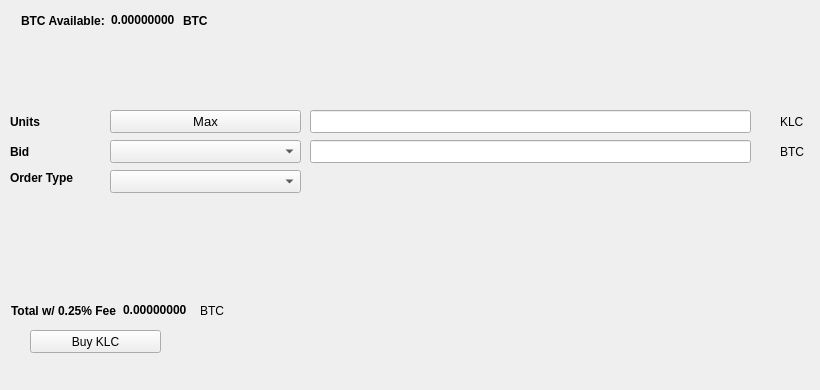
   <widget class="QWidget" name="BuyTab">
    <attribute name="title">
     <string>Buy</string>
    </attribute>
    <widget class="QPushButton" name="BuyKLC">
     <property name="geometry">
      <rect>
       <x>30</x>
       <y>330</y>
       <width>131</width>
       <height>23</height>
      </rect>
     </property>
     <property name="text">
      <string>Buy KLC</string>
     </property>
     <property name="icon">
      <iconset resource="../kalkicoin.qrc">
       <normaloff>:/icons/bitcoin</normaloff>:/icons/bitcoin</iconset>
     </property>
    </widget>
    <widget class="QLabel" name="label_3">
     <property name="geometry">
      <rect>
       <x>10</x>
       <y>110</y>
       <width>46</width>
       <height>23</height>
      </rect>
     </property>
     <property name="font">
      <font>
       <weight>75</weight>
       <bold>true</bold>
      </font>
     </property>
     <property name="text">
      <string>Units</string>
     </property>
    </widget>
    <widget class="QLineEdit" name="UnitsInput">
     <property name="geometry">
      <rect>
       <x>310</x>
       <y>110</y>
       <width>441</width>
       <height>23</height>
      </rect>
     </property>
     <property name="font">
      <font>
       <pointsize>9</pointsize>
       <weight>75</weight>
       <bold>true</bold>
      </font>
     </property>
    </widget>
    <widget class="QLineEdit" name="BuyBidPriceEdit">
     <property name="geometry">
      <rect>
       <x>310</x>
       <y>140</y>
       <width>441</width>
       <height>23</height>
      </rect>
     </property>
     <property name="font">
      <font>
       <pointsize>9</pointsize>
       <weight>75</weight>
       <bold>true</bold>
      </font>
     </property>
    </widget>
    <widget class="QLabel" name="label_4">
     <property name="geometry">
      <rect>
       <x>780</x>
       <y>110</y>
       <width>31</width>
       <height>23</height>
      </rect>
     </property>
     <property name="text">
      <string>KLC</string>
     </property>
    </widget>
    <widget class="QLabel" name="label_5">
     <property name="geometry">
      <rect>
       <x>780</x>
       <y>140</y>
       <width>31</width>
       <height>23</height>
      </rect>
     </property>
     <property name="text">
      <string>BTC</string>
     </property>
    </widget>
    <widget class="QLabel" name="label_6">
     <property name="geometry">
      <rect>
       <x>10</x>
       <y>140</y>
       <width>46</width>
       <height>23</height>
      </rect>
     </property>
     <property name="font">
      <font>
       <weight>75</weight>
       <bold>true</bold>
      </font>
     </property>
     <property name="text">
      <string>Bid</string>
     </property>
    </widget>
    <widget class="QLabel" name="label_7">
     <property name="geometry">
      <rect>
       <x>10</x>
       <y>170</y>
       <width>91</width>
       <height>16</height>
      </rect>
     </property>
     <property name="font">
      <font>
       <weight>75</weight>
       <bold>true</bold>
      </font>
     </property>
     <property name="text">
      <string>Order Type</string>
     </property>
    </widget>
    <widget class="QPushButton" name="Buy_Max_Amount">
     <property name="geometry">
      <rect>
       <x>110</x>
       <y>110</y>
       <width>191</width>
       <height>23</height>
      </rect>
     </property>
     <property name="font">
      <font>
       <pointsize>10</pointsize>
      </font>
     </property>
     <property name="text">
      <string>Max</string>
     </property>
    </widget>
    <widget class="QComboBox" name="BuyBidcomboBox">
     <property name="geometry">
      <rect>
       <x>110</x>
       <y>140</y>
       <width>191</width>
       <height>23</height>
      </rect>
     </property>
     <property name="font">
      <font>
       <pointsize>10</pointsize>
      </font>
     </property>
    </widget>
    <widget class="QComboBox" name="buyOrdertypeCombo">
     <property name="geometry">
      <rect>
       <x>110</x>
       <y>170</y>
       <width>191</width>
       <height>23</height>
      </rect>
     </property>
     <property name="font">
      <font>
       <pointsize>10</pointsize>
      </font>
     </property>
    </widget>
    <widget class="QWidget" name="layoutWidget1">
     <property name="geometry">
      <rect>
       <x>21</x>
       <y>11</y>
       <width>227</width>
       <height>19</height>
      </rect>
     </property>
     <layout class="QHBoxLayout" name="horizontalLayout_3">
      <item>
       <widget class="QLabel" name="label232">
        <property name="font">
         <font>
          <weight>75</weight>
          <bold>true</bold>
         </font>
        </property>
        <property name="text">
         <string>BTC Available:</string>
        </property>
       </widget>
      </item>
      <item>
       <widget class="QLabel" name="BtcAvailableLbl">
        <property name="palette">
         <palette>
          <active>
           <colorrole role="WindowText">
            <brush brushstyle="SolidPattern">
             <color alpha="255">
              <red>0</red>
              <green>0</green>
              <blue>0</blue>
             </color>
            </brush>
           </colorrole>
           <colorrole role="Button">
            <brush brushstyle="SolidPattern">
             <color alpha="255">
              <red>0</red>
              <green>170</green>
              <blue>0</blue>
             </color>
            </brush>
           </colorrole>
           <colorrole role="Light">
            <brush brushstyle="SolidPattern">
             <color alpha="255">
              <red>0</red>
              <green>255</green>
              <blue>0</blue>
             </color>
            </brush>
           </colorrole>
           <colorrole role="Midlight">
            <brush brushstyle="SolidPattern">
             <color alpha="255">
              <red>0</red>
              <green>212</green>
              <blue>0</blue>
             </color>
            </brush>
           </colorrole>
           <colorrole role="Dark">
            <brush brushstyle="SolidPattern">
             <color alpha="255">
              <red>0</red>
              <green>85</green>
              <blue>0</blue>
             </color>
            </brush>
           </colorrole>
           <colorrole role="Mid">
            <brush brushstyle="SolidPattern">
             <color alpha="255">
              <red>0</red>
              <green>113</green>
              <blue>0</blue>
             </color>
            </brush>
           </colorrole>
           <colorrole role="Text">
            <brush brushstyle="SolidPattern">
             <color alpha="255">
              <red>0</red>
              <green>170</green>
              <blue>0</blue>
             </color>
            </brush>
           </colorrole>
           <colorrole role="BrightText">
            <brush brushstyle="SolidPattern">
             <color alpha="255">
              <red>255</red>
              <green>255</green>
              <blue>255</blue>
             </color>
            </brush>
           </colorrole>
           <colorrole role="ButtonText">
            <brush brushstyle="SolidPattern">
             <color alpha="255">
              <red>0</red>
              <green>0</green>
              <blue>0</blue>
             </color>
            </brush>
           </colorrole>
           <colorrole role="Base">
            <brush brushstyle="SolidPattern">
             <color alpha="255">
              <red>255</red>
              <green>255</green>
              <blue>255</blue>
             </color>
            </brush>
           </colorrole>
           <colorrole role="Window">
            <brush brushstyle="SolidPattern">
             <color alpha="255">
              <red>0</red>
              <green>170</green>
              <blue>0</blue>
             </color>
            </brush>
           </colorrole>
           <colorrole role="Shadow">
            <brush brushstyle="SolidPattern">
             <color alpha="255">
              <red>0</red>
              <green>0</green>
              <blue>0</blue>
             </color>
            </brush>
           </colorrole>
           <colorrole role="AlternateBase">
            <brush brushstyle="SolidPattern">
             <color alpha="255">
              <red>127</red>
              <green>212</green>
              <blue>127</blue>
             </color>
            </brush>
           </colorrole>
           <colorrole role="ToolTipBase">
            <brush brushstyle="SolidPattern">
             <color alpha="255">
              <red>255</red>
              <green>255</green>
              <blue>220</blue>
             </color>
            </brush>
           </colorrole>
           <colorrole role="ToolTipText">
            <brush brushstyle="SolidPattern">
             <color alpha="255">
              <red>0</red>
              <green>0</green>
              <blue>0</blue>
             </color>
            </brush>
           </colorrole>
          </active>
          <inactive>
           <colorrole role="WindowText">
            <brush brushstyle="SolidPattern">
             <color alpha="255">
              <red>0</red>
              <green>0</green>
              <blue>0</blue>
             </color>
            </brush>
           </colorrole>
           <colorrole role="Button">
            <brush brushstyle="SolidPattern">
             <color alpha="255">
              <red>0</red>
              <green>170</green>
              <blue>0</blue>
             </color>
            </brush>
           </colorrole>
           <colorrole role="Light">
            <brush brushstyle="SolidPattern">
             <color alpha="255">
              <red>0</red>
              <green>255</green>
              <blue>0</blue>
             </color>
            </brush>
           </colorrole>
           <colorrole role="Midlight">
            <brush brushstyle="SolidPattern">
             <color alpha="255">
              <red>0</red>
              <green>212</green>
              <blue>0</blue>
             </color>
            </brush>
           </colorrole>
           <colorrole role="Dark">
            <brush brushstyle="SolidPattern">
             <color alpha="255">
              <red>0</red>
              <green>85</green>
              <blue>0</blue>
             </color>
            </brush>
           </colorrole>
           <colorrole role="Mid">
            <brush brushstyle="SolidPattern">
             <color alpha="255">
              <red>0</red>
              <green>113</green>
              <blue>0</blue>
             </color>
            </brush>
           </colorrole>
           <colorrole role="Text">
            <brush brushstyle="SolidPattern">
             <color alpha="255">
              <red>0</red>
              <green>170</green>
              <blue>0</blue>
             </color>
            </brush>
           </colorrole>
           <colorrole role="BrightText">
            <brush brushstyle="SolidPattern">
             <color alpha="255">
              <red>255</red>
              <green>255</green>
              <blue>255</blue>
             </color>
            </brush>
           </colorrole>
           <colorrole role="ButtonText">
            <brush brushstyle="SolidPattern">
             <color alpha="255">
              <red>0</red>
              <green>0</green>
              <blue>0</blue>
             </color>
            </brush>
           </colorrole>
           <colorrole role="Base">
            <brush brushstyle="SolidPattern">
             <color alpha="255">
              <red>255</red>
              <green>255</green>
              <blue>255</blue>
             </color>
            </brush>
           </colorrole>
           <colorrole role="Window">
            <brush brushstyle="SolidPattern">
             <color alpha="255">
              <red>0</red>
              <green>170</green>
              <blue>0</blue>
             </color>
            </brush>
           </colorrole>
           <colorrole role="Shadow">
            <brush brushstyle="SolidPattern">
             <color alpha="255">
              <red>0</red>
              <green>0</green>
              <blue>0</blue>
             </color>
            </brush>
           </colorrole>
           <colorrole role="AlternateBase">
            <brush brushstyle="SolidPattern">
             <color alpha="255">
              <red>127</red>
              <green>212</green>
              <blue>127</blue>
             </color>
            </brush>
           </colorrole>
           <colorrole role="ToolTipBase">
            <brush brushstyle="SolidPattern">
             <color alpha="255">
              <red>255</red>
              <green>255</green>
              <blue>220</blue>
             </color>
            </brush>
           </colorrole>
           <colorrole role="ToolTipText">
            <brush brushstyle="SolidPattern">
             <color alpha="255">
              <red>0</red>
              <green>0</green>
              <blue>0</blue>
             </color>
            </brush>
           </colorrole>
          </inactive>
          <disabled>
           <colorrole role="WindowText">
            <brush brushstyle="SolidPattern">
             <color alpha="255">
              <red>0</red>
              <green>85</green>
              <blue>0</blue>
             </color>
            </brush>
           </colorrole>
           <colorrole role="Button">
            <brush brushstyle="SolidPattern">
             <color alpha="255">
              <red>0</red>
              <green>170</green>
              <blue>0</blue>
             </color>
            </brush>
           </colorrole>
           <colorrole role="Light">
            <brush brushstyle="SolidPattern">
             <color alpha="255">
              <red>0</red>
              <green>255</green>
              <blue>0</blue>
             </color>
            </brush>
           </colorrole>
           <colorrole role="Midlight">
            <brush brushstyle="SolidPattern">
             <color alpha="255">
              <red>0</red>
              <green>212</green>
              <blue>0</blue>
             </color>
            </brush>
           </colorrole>
           <colorrole role="Dark">
            <brush brushstyle="SolidPattern">
             <color alpha="255">
              <red>0</red>
              <green>85</green>
              <blue>0</blue>
             </color>
            </brush>
           </colorrole>
           <colorrole role="Mid">
            <brush brushstyle="SolidPattern">
             <color alpha="255">
              <red>0</red>
              <green>113</green>
              <blue>0</blue>
             </color>
            </brush>
           </colorrole>
           <colorrole role="Text">
            <brush brushstyle="SolidPattern">
             <color alpha="255">
              <red>0</red>
              <green>85</green>
              <blue>0</blue>
             </color>
            </brush>
           </colorrole>
           <colorrole role="BrightText">
            <brush brushstyle="SolidPattern">
             <color alpha="255">
              <red>255</red>
              <green>255</green>
              <blue>255</blue>
             </color>
            </brush>
           </colorrole>
           <colorrole role="ButtonText">
            <brush brushstyle="SolidPattern">
             <color alpha="255">
              <red>0</red>
              <green>85</green>
              <blue>0</blue>
             </color>
            </brush>
           </colorrole>
           <colorrole role="Base">
            <brush brushstyle="SolidPattern">
             <color alpha="255">
              <red>0</red>
              <green>170</green>
              <blue>0</blue>
             </color>
            </brush>
           </colorrole>
           <colorrole role="Window">
            <brush brushstyle="SolidPattern">
             <color alpha="255">
              <red>0</red>
              <green>170</green>
              <blue>0</blue>
             </color>
            </brush>
           </colorrole>
           <colorrole role="Shadow">
            <brush brushstyle="SolidPattern">
             <color alpha="255">
              <red>0</red>
              <green>0</green>
              <blue>0</blue>
             </color>
            </brush>
           </colorrole>
           <colorrole role="AlternateBase">
            <brush brushstyle="SolidPattern">
             <color alpha="255">
              <red>0</red>
              <green>170</green>
              <blue>0</blue>
             </color>
            </brush>
           </colorrole>
           <colorrole role="ToolTipBase">
            <brush brushstyle="SolidPattern">
             <color alpha="255">
              <red>255</red>
              <green>255</green>
              <blue>220</blue>
             </color>
            </brush>
           </colorrole>
           <colorrole role="ToolTipText">
            <brush brushstyle="SolidPattern">
             <color alpha="255">
              <red>0</red>
              <green>0</green>
              <blue>0</blue>
             </color>
            </brush>
           </colorrole>
          </disabled>
         </palette>
        </property>
        <property name="font">
         <font>
          <weight>75</weight>
          <bold>true</bold>
         </font>
        </property>
        <property name="text">
         <string>0.00000000</string>
        </property>
        <property name="textInteractionFlags">
         <set>Qt::LinksAccessibleByMouse|Qt::TextSelectableByKeyboard|Qt::TextSelectableByMouse</set>
        </property>
       </widget>
      </item>
      <item>
       <widget class="QLabel" name="BtcAvailableLbl_2">
        <property name="font">
         <font>
          <weight>75</weight>
          <bold>true</bold>
         </font>
        </property>
        <property name="text">
         <string>BTC</string>
        </property>
       </widget>
      </item>
     </layout>
    </widget>
    <widget class="QWidget" name="layoutWidge2">
     <property name="geometry">
      <rect>
       <x>11</x>
       <y>301</y>
       <width>259</width>
       <height>19</height>
      </rect>
     </property>
     <layout class="QHBoxLayout" name="horizontalLayout_4">
      <item>
       <widget class="QLabel" name="label_9">
        <property name="font">
         <font>
          <weight>75</weight>
          <bold>true</bold>
         </font>
        </property>
        <property name="text">
         <string>Total w/ 0.25% Fee</string>
        </property>
       </widget>
      </item>
      <item>
       <widget class="QLabel" name="BuyCostLabel">
        <property name="palette">
         <palette>
          <active>
           <colorrole role="WindowText">
            <brush brushstyle="SolidPattern">
             <color alpha="255">
              <red>0</red>
              <green>0</green>
              <blue>0</blue>
             </color>
            </brush>
           </colorrole>
           <colorrole role="Button">
            <brush brushstyle="SolidPattern">
             <color alpha="255">
              <red>0</red>
              <green>170</green>
              <blue>0</blue>
             </color>
            </brush>
           </colorrole>
           <colorrole role="Light">
            <brush brushstyle="SolidPattern">
             <color alpha="255">
              <red>0</red>
              <green>255</green>
              <blue>0</blue>
             </color>
            </brush>
           </colorrole>
           <colorrole role="Midlight">
            <brush brushstyle="SolidPattern">
             <color alpha="255">
              <red>0</red>
              <green>212</green>
              <blue>0</blue>
             </color>
            </brush>
           </colorrole>
           <colorrole role="Dark">
            <brush brushstyle="SolidPattern">
             <color alpha="255">
              <red>0</red>
              <green>85</green>
              <blue>0</blue>
             </color>
            </brush>
           </colorrole>
           <colorrole role="Mid">
            <brush brushstyle="SolidPattern">
             <color alpha="255">
              <red>0</red>
              <green>113</green>
              <blue>0</blue>
             </color>
            </brush>
           </colorrole>
           <colorrole role="Text">
            <brush brushstyle="SolidPattern">
             <color alpha="255">
              <red>0</red>
              <green>170</green>
              <blue>0</blue>
             </color>
            </brush>
           </colorrole>
           <colorrole role="BrightText">
            <brush brushstyle="SolidPattern">
             <color alpha="255">
              <red>255</red>
              <green>255</green>
              <blue>255</blue>
             </color>
            </brush>
           </colorrole>
           <colorrole role="ButtonText">
            <brush brushstyle="SolidPattern">
             <color alpha="255">
              <red>0</red>
              <green>0</green>
              <blue>0</blue>
             </color>
            </brush>
           </colorrole>
           <colorrole role="Base">
            <brush brushstyle="SolidPattern">
             <color alpha="255">
              <red>255</red>
              <green>255</green>
              <blue>255</blue>
             </color>
            </brush>
           </colorrole>
           <colorrole role="Window">
            <brush brushstyle="SolidPattern">
             <color alpha="255">
              <red>0</red>
              <green>170</green>
              <blue>0</blue>
             </color>
            </brush>
           </colorrole>
           <colorrole role="Shadow">
            <brush brushstyle="SolidPattern">
             <color alpha="255">
              <red>0</red>
              <green>0</green>
              <blue>0</blue>
             </color>
            </brush>
           </colorrole>
           <colorrole role="AlternateBase">
            <brush brushstyle="SolidPattern">
             <color alpha="255">
              <red>127</red>
              <green>212</green>
              <blue>127</blue>
             </color>
            </brush>
           </colorrole>
           <colorrole role="ToolTipBase">
            <brush brushstyle="SolidPattern">
             <color alpha="255">
              <red>255</red>
              <green>255</green>
              <blue>220</blue>
             </color>
            </brush>
           </colorrole>
           <colorrole role="ToolTipText">
            <brush brushstyle="SolidPattern">
             <color alpha="255">
              <red>0</red>
              <green>0</green>
              <blue>0</blue>
             </color>
            </brush>
           </colorrole>
          </active>
          <inactive>
           <colorrole role="WindowText">
            <brush brushstyle="SolidPattern">
             <color alpha="255">
              <red>0</red>
              <green>0</green>
              <blue>0</blue>
             </color>
            </brush>
           </colorrole>
           <colorrole role="Button">
            <brush brushstyle="SolidPattern">
             <color alpha="255">
              <red>0</red>
              <green>170</green>
              <blue>0</blue>
             </color>
            </brush>
           </colorrole>
           <colorrole role="Light">
            <brush brushstyle="SolidPattern">
             <color alpha="255">
              <red>0</red>
              <green>255</green>
              <blue>0</blue>
             </color>
            </brush>
           </colorrole>
           <colorrole role="Midlight">
            <brush brushstyle="SolidPattern">
             <color alpha="255">
              <red>0</red>
              <green>212</green>
              <blue>0</blue>
             </color>
            </brush>
           </colorrole>
           <colorrole role="Dark">
            <brush brushstyle="SolidPattern">
             <color alpha="255">
              <red>0</red>
              <green>85</green>
              <blue>0</blue>
             </color>
            </brush>
           </colorrole>
           <colorrole role="Mid">
            <brush brushstyle="SolidPattern">
             <color alpha="255">
              <red>0</red>
              <green>113</green>
              <blue>0</blue>
             </color>
            </brush>
           </colorrole>
           <colorrole role="Text">
            <brush brushstyle="SolidPattern">
             <color alpha="255">
              <red>0</red>
              <green>170</green>
              <blue>0</blue>
             </color>
            </brush>
           </colorrole>
           <colorrole role="BrightText">
            <brush brushstyle="SolidPattern">
             <color alpha="255">
              <red>255</red>
              <green>255</green>
              <blue>255</blue>
             </color>
            </brush>
           </colorrole>
           <colorrole role="ButtonText">
            <brush brushstyle="SolidPattern">
             <color alpha="255">
              <red>0</red>
              <green>0</green>
              <blue>0</blue>
             </color>
            </brush>
           </colorrole>
           <colorrole role="Base">
            <brush brushstyle="SolidPattern">
             <color alpha="255">
              <red>255</red>
              <green>255</green>
              <blue>255</blue>
             </color>
            </brush>
           </colorrole>
           <colorrole role="Window">
            <brush brushstyle="SolidPattern">
             <color alpha="255">
              <red>0</red>
              <green>170</green>
              <blue>0</blue>
             </color>
            </brush>
           </colorrole>
           <colorrole role="Shadow">
            <brush brushstyle="SolidPattern">
             <color alpha="255">
              <red>0</red>
              <green>0</green>
              <blue>0</blue>
             </color>
            </brush>
           </colorrole>
           <colorrole role="AlternateBase">
            <brush brushstyle="SolidPattern">
             <color alpha="255">
              <red>127</red>
              <green>212</green>
              <blue>127</blue>
             </color>
            </brush>
           </colorrole>
           <colorrole role="ToolTipBase">
            <brush brushstyle="SolidPattern">
             <color alpha="255">
              <red>255</red>
              <green>255</green>
              <blue>220</blue>
             </color>
            </brush>
           </colorrole>
           <colorrole role="ToolTipText">
            <brush brushstyle="SolidPattern">
             <color alpha="255">
              <red>0</red>
              <green>0</green>
              <blue>0</blue>
             </color>
            </brush>
           </colorrole>
          </inactive>
          <disabled>
           <colorrole role="WindowText">
            <brush brushstyle="SolidPattern">
             <color alpha="255">
              <red>0</red>
              <green>85</green>
              <blue>0</blue>
             </color>
            </brush>
           </colorrole>
           <colorrole role="Button">
            <brush brushstyle="SolidPattern">
             <color alpha="255">
              <red>0</red>
              <green>170</green>
              <blue>0</blue>
             </color>
            </brush>
           </colorrole>
           <colorrole role="Light">
            <brush brushstyle="SolidPattern">
             <color alpha="255">
              <red>0</red>
              <green>255</green>
              <blue>0</blue>
             </color>
            </brush>
           </colorrole>
           <colorrole role="Midlight">
            <brush brushstyle="SolidPattern">
             <color alpha="255">
              <red>0</red>
              <green>212</green>
              <blue>0</blue>
             </color>
            </brush>
           </colorrole>
           <colorrole role="Dark">
            <brush brushstyle="SolidPattern">
             <color alpha="255">
              <red>0</red>
              <green>85</green>
              <blue>0</blue>
             </color>
            </brush>
           </colorrole>
           <colorrole role="Mid">
            <brush brushstyle="SolidPattern">
             <color alpha="255">
              <red>0</red>
              <green>113</green>
              <blue>0</blue>
             </color>
            </brush>
           </colorrole>
           <colorrole role="Text">
            <brush brushstyle="SolidPattern">
             <color alpha="255">
              <red>0</red>
              <green>85</green>
              <blue>0</blue>
             </color>
            </brush>
           </colorrole>
           <colorrole role="BrightText">
            <brush brushstyle="SolidPattern">
             <color alpha="255">
              <red>255</red>
              <green>255</green>
              <blue>255</blue>
             </color>
            </brush>
           </colorrole>
           <colorrole role="ButtonText">
            <brush brushstyle="SolidPattern">
             <color alpha="255">
              <red>0</red>
              <green>85</green>
              <blue>0</blue>
             </color>
            </brush>
           </colorrole>
           <colorrole role="Base">
            <brush brushstyle="SolidPattern">
             <color alpha="255">
              <red>0</red>
              <green>170</green>
              <blue>0</blue>
             </color>
            </brush>
           </colorrole>
           <colorrole role="Window">
            <brush brushstyle="SolidPattern">
             <color alpha="255">
              <red>0</red>
              <green>170</green>
              <blue>0</blue>
             </color>
            </brush>
           </colorrole>
           <colorrole role="Shadow">
            <brush brushstyle="SolidPattern">
             <color alpha="255">
              <red>0</red>
              <green>0</green>
              <blue>0</blue>
             </color>
            </brush>
           </colorrole>
           <colorrole role="AlternateBase">
            <brush brushstyle="SolidPattern">
             <color alpha="255">
              <red>0</red>
              <green>170</green>
              <blue>0</blue>
             </color>
            </brush>
           </colorrole>
           <colorrole role="ToolTipBase">
            <brush brushstyle="SolidPattern">
             <color alpha="255">
              <red>255</red>
              <green>255</green>
              <blue>220</blue>
             </color>
            </brush>
           </colorrole>
           <colorrole role="ToolTipText">
            <brush brushstyle="SolidPattern">
             <color alpha="255">
              <red>0</red>
              <green>0</green>
              <blue>0</blue>
             </color>
            </brush>
           </colorrole>
          </disabled>
         </palette>
        </property>
        <property name="font">
         <font>
          <weight>75</weight>
          <bold>true</bold>
         </font>
        </property>
        <property name="autoFillBackground">
         <bool>false</bool>
        </property>
        <property name="text">
         <string>0.00000000</string>
        </property>
        <property name="textInteractionFlags">
         <set>Qt::LinksAccessibleByMouse|Qt::TextSelectableByMouse</set>
        </property>
       </widget>
      </item>
      <item>
       <widget class="QLabel" name="label_10">
        <property name="font">
         <font>
          <weight>50</weight>
          <bold>false</bold>
         </font>
        </property>
        <property name="text">
         <string>BTC</string>
        </property>
       </widget>
      </item>
     </layout>
    </widget>
    <widget class="QLabel" name="label_24">
     <property name="geometry">
      <rect>
       <x>460</x>
       <y>300</y>
       <width>281</width>
       <height>81</height>
      </rect>
     </property>
     <property name="text">
      <string/>
     </property>
     <property name="pixmap">
      <pixmap>:/images/bittrex</pixmap>
     </property>
    </widget>
   </widget>
